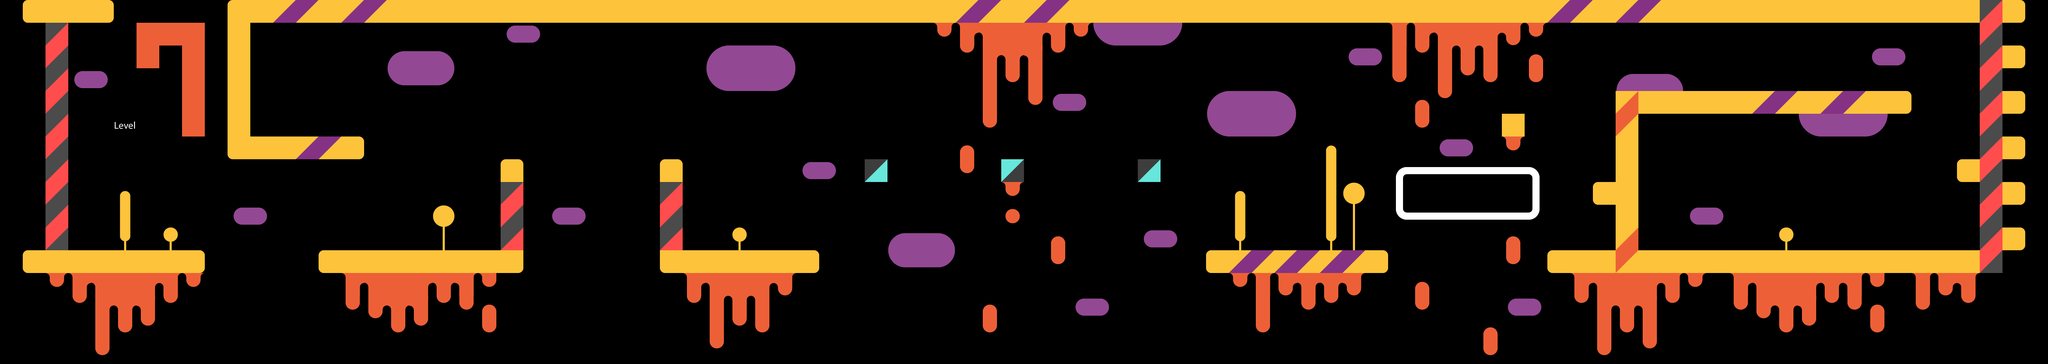

Tiled map render using the project's own tile images. Description and the map definition, with tile-layer contents summarised, below:
An orthogonal 90x16 tile map with 64x64 px tiles, 2 tile layers (Floor_ui, Coins) and 17 objects.

<map version="1.1" tiledversion="2018.08.22" orientation="orthogonal" renderorder="right-down" width="90" height="16" tilewidth="64" tileheight="64" infinite="0" nextlayerid="6" nextobjectid="120">
 <tileset firstgid="1" source="Tiles.tsx" />
 <layer id="1" name="Floor_ui" width="90" height="16">
  <data>[1440 cells, 461 non-empty, 66 distinct tile ids]</data>
 </layer>
 <layer id="2" name="Coins" width="90" height="16">
  <data>[1440 cells, 9 non-empty, 1 distinct tile ids]</data>
 </layer>
 <objectgroup id="3" name="Coins_Object">
  <object id="56" x="768" y="192" width="64" height="64" />
  <object id="60" x="1536" y="256" width="64" height="64" />
  <object id="100" x="1728" y="256" width="64" height="64" />
  <object id="101" x="2624" y="192" width="64" height="64" />
  <object id="102" x="3008" y="192" width="64" height="64" />
  <object id="103" x="4096" y="704" width="64" height="64" />
  <object id="104" x="4672" y="384" width="64" height="64" />
  <object id="105" x="4800" y="448" width="64" height="64" />
  <object id="106" x="4928" y="384" width="64" height="64" />
 </objectgroup>
 <objectgroup id="4" name="Enemy_Object">
  <object id="112" x="960" y="256" width="64" height="64">
   <properties>
    <property name="isDynamic" type="bool" value="true" />
    <property name="isVertical" type="bool" value="true" />
   </properties>
  </object>
  <object id="113" x="896" y="128" width="64" height="64">
   <properties>
    <property name="isDynamic" type="bool" value="true" />
    <property name="isVertical" type="bool" value="true" />
   </properties>
  </object>
  <object id="114" x="2816" y="256" width="64" height="64">
   <properties>
    <property name="isDynamic" type="bool" value="true" />
    <property name="isVertical" type="bool" value="true" />
   </properties>
  </object>
  <object id="115" x="4480" y="320" width="64" height="64">
   <properties>
    <property name="isDynamic" type="bool" value="true" />
    <property name="isVertical" type="bool" value="true" />
   </properties>
  </object>
  <object id="116" x="5056" y="512" width="64" height="64">
   <properties>
    <property name="isDynamic" type="bool" value="true" />
    <property name="isVertical" type="bool" value="true" />
   </properties>
  </object>
  <object id="117" x="5312" y="576" width="64" height="64">
   <properties>
    <property name="isDynamic" type="bool" value="true" />
    <property name="isVertical" type="bool" value="false" />
   </properties>
  </object>
  <object id="118" x="4800" y="640" width="64" height="64">
   <properties>
    <property name="isDynamic" type="bool" value="true" />
    <property name="isVertical" type="bool" value="false" />
   </properties>
  </object>
 </objectgroup>
 <objectgroup id="5" name="Text_Object">
  <object id="95" x="3990" y="448" width="278" height="64">
   <properties>
    <property name="text" value="Don't die yet." />
   </properties>
   <text fontfamily="Roboto" pixelsize="48" wrap="1" color="#ffffff">Don't die yet.</text>
  </object>
 </objectgroup>
</map>
